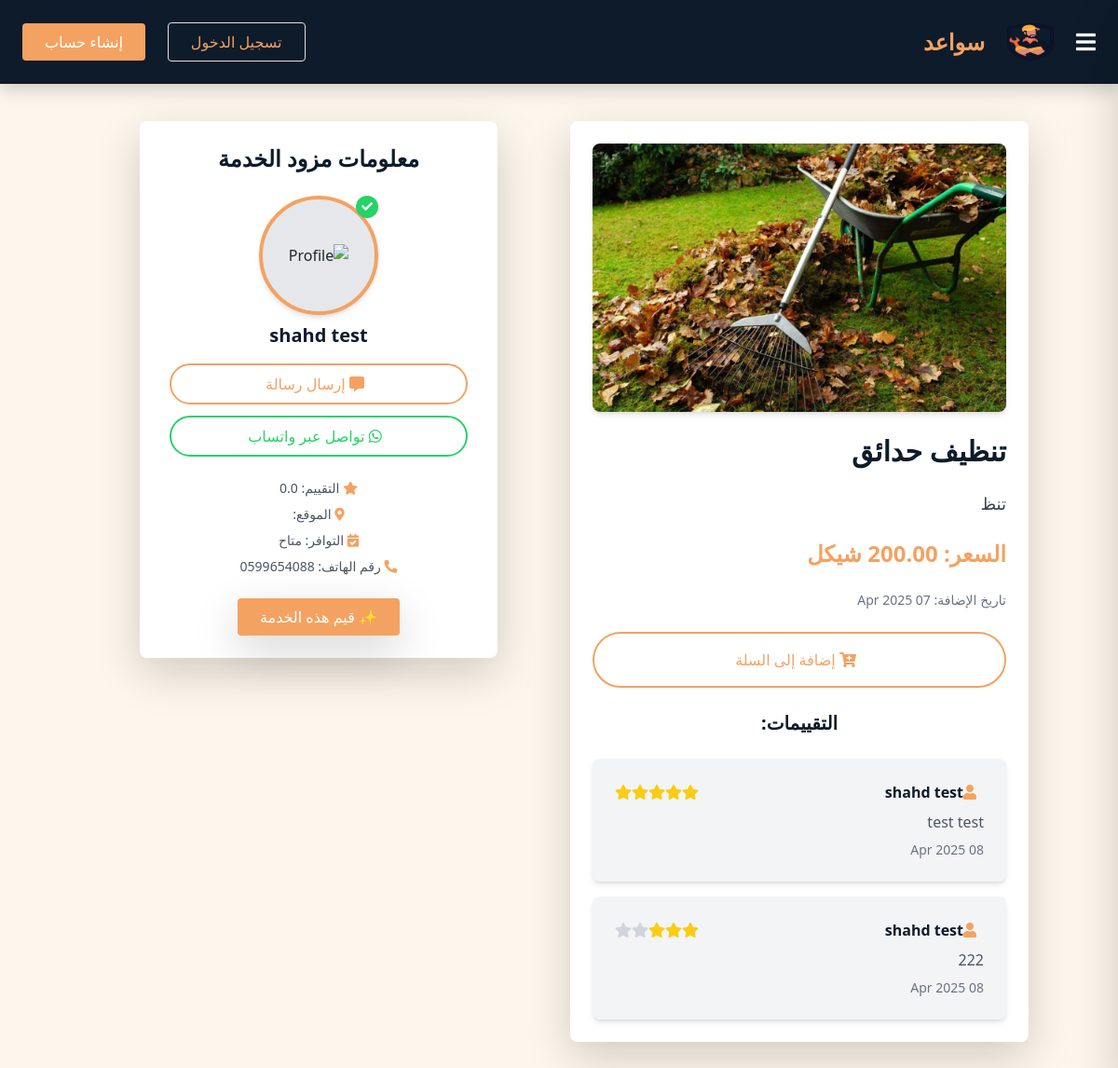
The page /service/1/5/ on the database as committed earlier.
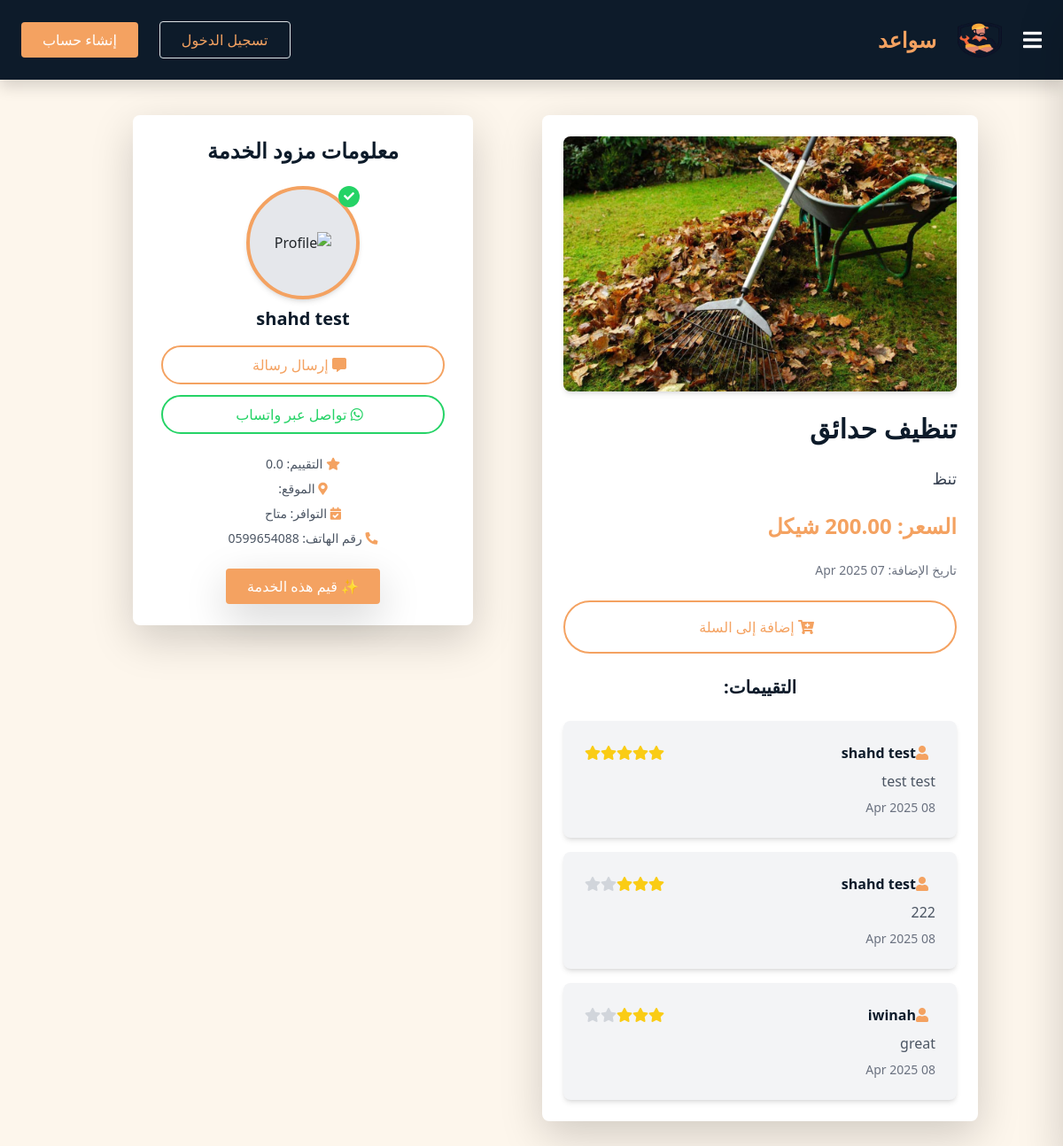
The same page on the database as committed later.
### Sawaed_app/models.py (models this page shows, shortened)
class Review(models.Model):
    client = models.ForeignKey(
        settings.AUTH_USER_MODEL,
        on_delete=models.CASCADE,
        related_name='client_reviews'
    )
    service = models.ForeignKey(ServiceListing, on_delete=models.CASCADE)
    rating = models.IntegerField()
    comment = models.TextField()
    created_at = models.DateTimeField(auto_now_add=True)
    updated_at = models.DateTimeField(auto_now=True)

class CustomUser(AbstractUser):
    class UserType(models.TextChoices):
        CLIENT = 'client', _('عميل')
        HANDYMAN = 'handyman', _('عامل يدوي') #the name in arabic will be edited later
    user_type = models.CharField(
        max_length=50,
        choices=UserType.choices,
        default=UserType.CLIENT
    )
    phone_regex = RegexValidator(
        regex=r'^\+?1?\d{9,15}$', #a validation on the phone number because its customed
        message="Phone number must be in the format: '+999999999'. Up to 15 digits allowed."
    )
    image = models.ImageField(upload_to='profile_pics/',default='default_profile.jpeg' ,null=True, blank=True)
    phone_number = models.CharField(validators=[phone_regex], max_length=15, unique=True, null=True, blank=True)
    email = models.EmailField(unique=True)
    bio = models.CharField(max_length=500, blank=True, null=True)
    experience = models.TextField(blank=True, null=True)
    field_of_expertise=models.TextField(blank=True, null=True)
    REQUIRED_FIELDS = ['email']
    USERNAME_FIELD = 'username'  # we could change it to email later in the project

### Sawaed_app/views.py (the view)
# urls.py: path('service/<int:service_id>/<int:user_id>/', views.service_detail, name='service_detail'),
def service_detail(request, service_id,user_id):
    service =ServiceListing.objects.get(id=service_id)
    handyman = HandymanProfile.objects.get(user=service.handyman)
    user=CustomUser.objects.get(id=user_id)
    context = {
        'service': service,
        'handyman': handyman,
        'recipient': user
    }
    return render(request, 'service_details.html', context)

### Sawaed_app/templates/service_details.html (shortened to what the changed rows need)
<head>
    <link href="https://cdnjs.cloudflare.com/ajax/libs/font-awesome/5.15.4/css/all.min.css" rel="stylesheet">
</head>
{% extends 'index.html' %}
{% block content %}
{% load static %}
<div class="container mx-auto p-2">
    <div class="max-w-6xl mx-auto grid grid-cols-1 lg:grid-cols-2 gap-4 items-start justify-center">
        <div class="bg-white shadow-lg rounded-lg p-6 w-full max-w-lg mx-auto">
            <h2 class="text-3xl font-semibold text-[#0d1b2a] mb-4">{{ service.name }}</h2>
            <div class="mt-6">
                <h2 class="text-xl font-semibold text-[#0d1b2a] mb-4 text-center">التقييمات:</h2>
                <ul class="space-y-4">
                    {% for review in service.review_set.all %}
                        <li class="bg-gray-100 p-4 rounded-lg shadow-md">
                            <div class="flex items-center justify-between">
                                <div class="flex items-center">
                                    <i class="fas fa-user text-[#f4a261] mr-2"></i>
                                    <strong class="text-[#0d1b2a]">{{ review.client.username }}</strong>
                                </div>
                                <div class="flex items-center">
                                    {% for i in "12345" %}
                                        {% if forloop.counter <= review.rating %}
                                            <i class="fas fa-star text-yellow-400"></i>
                                        {% else %}
                                            <i class="fas fa-star text-gray-300"></i>
                                        {% endif %}
                                    {% endfor %}
                                </div>
                            </div>
                            <p class="text-gray-600 mt-2">{{ review.comment }}</p>
                            <p class="text-sm text-gray-500 mt-2">{{ review.created_at|date:"d M Y" }}</p>
                        </li>
                    {% empty %}
                        <li class="text-center text-gray-500">لا توجد تقييمات بعد.</li>
                    {% endfor %}
                </ul>
            </div>
        </div>
    </div>
</div>
{% endblock %}

Rows that differ between the two databases and show on the page:
added Review: client.username "iwinah", rating 3 (drawn), comment "great", created_at "08 Apr 2025"
